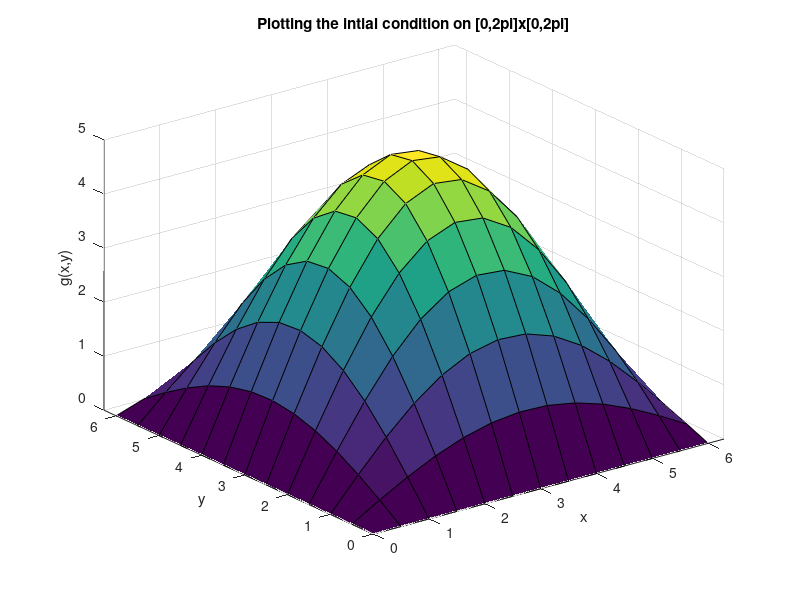
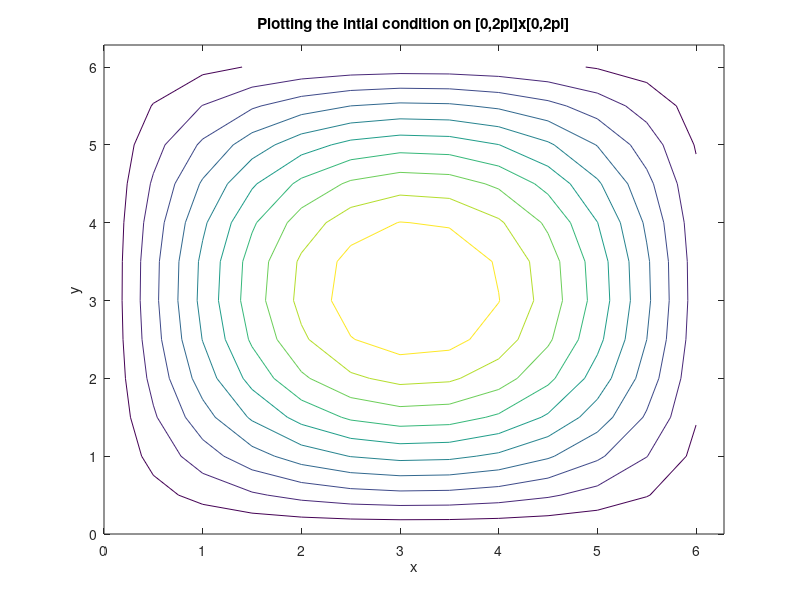

Write the MATLAB code that produced these figures, in order.
%% A script to plot the initial condition. 
%  Used for creating the plot in the paper
xd = [0:0.5:2*pi];
yd = [0:0.5:2*pi];
x0 = 2*pi;
y0 = x0;
[X,Y] = meshgrid(xd,yd);
g = @(x,y) 5.*sin(x/2 + pi).*cos((y + pi)/2);
G = g(X,Y);
surf(X,Y,G)
axis([0 2*pi 0 2*pi 0 5])
title('Plotting the intial condition on [0,2pi]x[0,2pi]')
xlabel('x')
ylabel('y')
zlabel('g(x,y)')
figure
contour(X,Y,G)
axis([0 2*pi 0 2*pi 0 5])
title('Plotting the intial condition on [0,2pi]x[0,2pi]')
xlabel('x')
ylabel('y')
zlabel('g(x,y)')